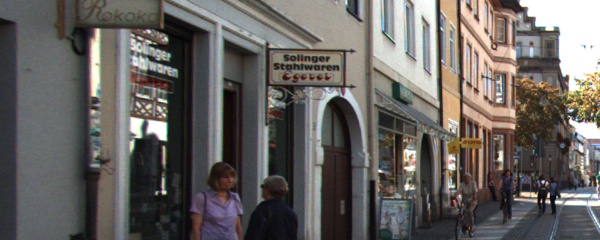
#> input picture 图像匹配/src/A.png, 600 x 240 px, found by its file name
$ python main.py
#> lines starting #> are read from the running program, lines starting #| are printed output that depends on the picture
"""
该程序为机器视觉课程图像匹配检测作业, 主要功能为基于SIFT、SURF、ORB方法进行特征点提取, 并计算单应性矩阵进行图像变换与拼接。
作者: 曹翔宇
日期: 2024年5月26日
操作系统: Windows 11
环境: Python 3.7
依赖包: opencv-python 3.4.2.16, numpy
"""

import cv2
import numpy as np
import matplotlib.pyplot as plt

np.set_printoptions(precision=3, suppress=True)

# feature extract and match
def feature_matching(img1, img2, method='SIFT', use_ransac=False):
    if method == 'SIFT':
        # Initiate SIFT detector
        detector = cv2.xfeatures2d.SIFT_create()
    elif method == 'SURF':
        # Initiate SURF detector
        detector = cv2.xfeatures2d.SURF_create(400)
    elif method == 'ORB':
        # Initiate ORB detector
        detector = cv2.ORB_create()
    else:
        raise ValueError(f"Unsupported method: {method}")

    # Find the keypoints and descriptors
    kp1, des1 = detector.detectAndCompute(img1, None)
    kp2, des2 = detector.detectAndCompute(img2, None)

    # Match descriptors using FLANN matcher for SIFT and SURF, or BFMatcher for ORB
    if method in ['SIFT', 'SURF']:
        index_params = dict(algorithm=1, trees=5)
        search_params = dict(checks=50)
        matcher = cv2.FlannBasedMatcher(index_params, search_params)
        matches = matcher.knnMatch(des1, des2, k=2)
        good_matches = [m for m, n in matches if m.distance < 0.7 * n.distance]
    else:
        matcher = cv2.BFMatcher(cv2.NORM_HAMMING, crossCheck=True)
        good_matches = matcher.match(des1, des2)

    if use_ransac:
        # Extract location of good matches
        pts1 = np.float32([kp1[m.queryIdx].pt for m in good_matches]).reshape(-1, 1, 2)
        pts2 = np.float32([kp2[m.trainIdx].pt for m in good_matches]).reshape(-1, 1, 2)

        # Find the homography matrix using RANSAC
        M, mask = cv2.findHomography(pts2, pts1, cv2.RANSAC, 5.0)
        matches_mask = mask.ravel().tolist()
    else:
        matches_mask = None
        M = None

    # Draw matches
    img_matches = cv2.drawMatches(img1, kp1, img2, kp2, good_matches, None, matchesMask=matches_mask, flags=cv2.DrawMatchesFlags_NOT_DRAW_SINGLE_POINTS, matchColor=(0, 255, 0))

    return img_matches, M

# stitch two image with homography matrix
def stitch_image(img1, img2, H):
    # height, width
    h1, w1 = img1.shape[:2]
    h2, w2 = img2.shape[:2]

	# get corners of two images
    img1_dims = np.float32([[0, 0], [0, h1], [w1, h1], [w1, 0]]).reshape(-1, 1, 2)
    img2_dims = np.float32([[0, 0], [0, h2], [w2, h2], [w2, 0]]).reshape(-1, 1, 2)

	# transform one image with H
    img1_transform = cv2.perspectiveTransform(img1_dims, H)

	# get max and min corners
    result_dims = np.concatenate((img2_dims, img1_transform), axis=0)
    [x_min, y_min] = np.int32(result_dims.min(axis=0).ravel()-0.5)
    [x_max, y_max ] = np.int32(result_dims.max(axis=0).ravel()+0.5)

    # set translation matrix
    transform_dist = [-x_min, -y_min]
    transform_array = np.array([[1, 0, transform_dist[0]],
                                [0, 1, transform_dist[1]],
                                [0, 0, 1]])

    # transform
    result_img = cv2.warpPerspective(img1, transform_array.dot(H), (x_max-x_min, y_max-y_min))

    # add the another image
    result_img[transform_dist[1]:transform_dist[1]+h2,
                transform_dist[0]:transform_dist[0]+w2] = img2

    return result_img


def main():
    # Load images
    img1 = cv2.imread('src\A.png', cv2.IMREAD_COLOR)
#> img1 is the input picture: shape (240, 600, 3); mean B, G, R 96.1, 99.4, 102.7
    img2 = cv2.imread('src\B.png', cv2.IMREAD_COLOR)
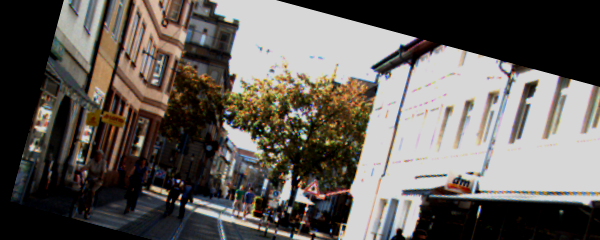
#> input picture 图像匹配/src/B.png, 600 x 240 px, found by its file name
#> img2 is the input picture: shape (240, 600, 3); mean B, G, R 88.9, 93.7, 98.6

    # Ensure images are loaded
    if img1 is None or img2 is None:
        raise FileNotFoundError("One of the input images is not found.")

    # Feature matching using SIFT, SURF, and ORB, both with and without RANSAC
    methods = ['SIFT', 'SURF', 'ORB']
    results = {}
    homographies = {}

    for method in methods:
        results[f'{method}_no_ransac'], _ = feature_matching(img1, img2, method=method, use_ransac=False)
        results[f'{method}_ransac'], homography = feature_matching(img1, img2, method=method, use_ransac=True)
        homographies[method] = homography
        print(f'Homography Matrix with {method}:')
        print(homography)
#> this loop made 2 passes
#| [[  0.88    0.239 343.855]
#|  [ -0.235   0.879  64.861]
#|  [  0.      0.      1.   ]]
#> pass 1, in feature_matching, `img_matches = cv2.drawMatches(img1, kp1, img2, kp2, good_matches, None..`:
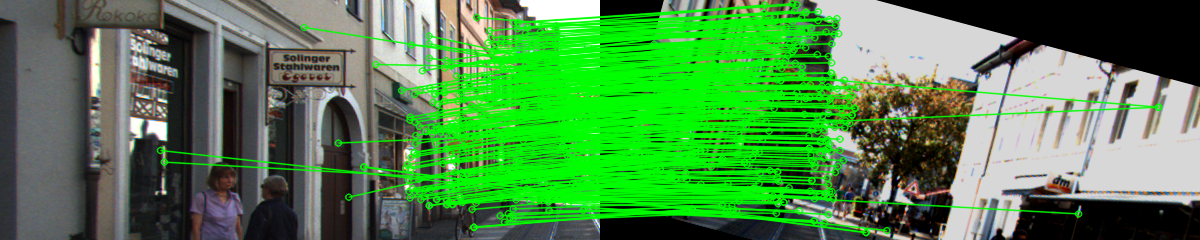
#> img_matches: shape (240, 1200, 3); mean B, G, R 75.5, 137.2, 79.7
#> pass 1, in feature_matching (call 2), `img_matches = cv2.drawMatches(img1, kp1, img2, kp2, good_matches, None..`:
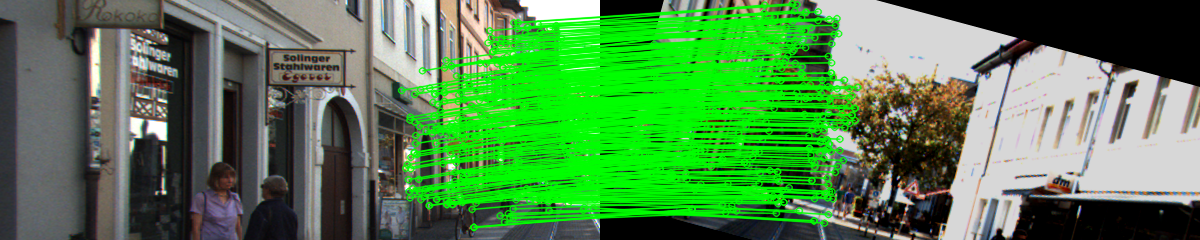
#> img_matches: shape (240, 1200, 3); mean B, G, R 77.1, 134.9, 81.5
#> after the loop, homographies = {'SIFT': [[0.88, 0.239, 343.9], [-0.235, 0.879, 64.86], [2.82e-06, 6.64e-06, 1]]}; results = 2 items

    # Save the feature match results
    for key, img in results.items():
        cv2.imwrite(f'dst/{key}.jpg', img)

    # Stitch image_1 and image_2
    stitched_images = {}
    for method in methods:
        if homographies[method] is not None:
            stitched_images[method] = stitch_image(img2, img1, homographies[method])

    # Save the stitched results
    for key, img in stitched_images.items():
        cv2.imwrite(f'dst/{key}_stitch.jpg', img)


if __name__ == "__main__":
#> (the run stopped early here; a loop or call above may not have finished)
